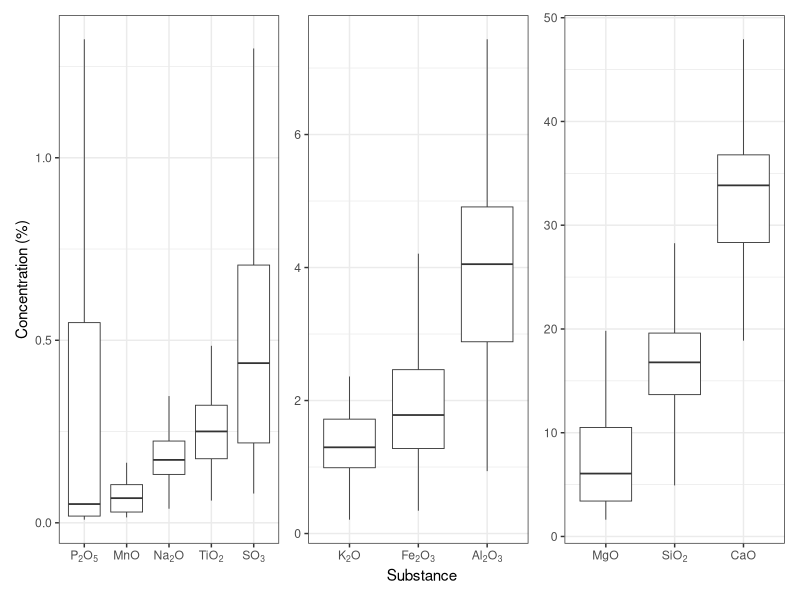
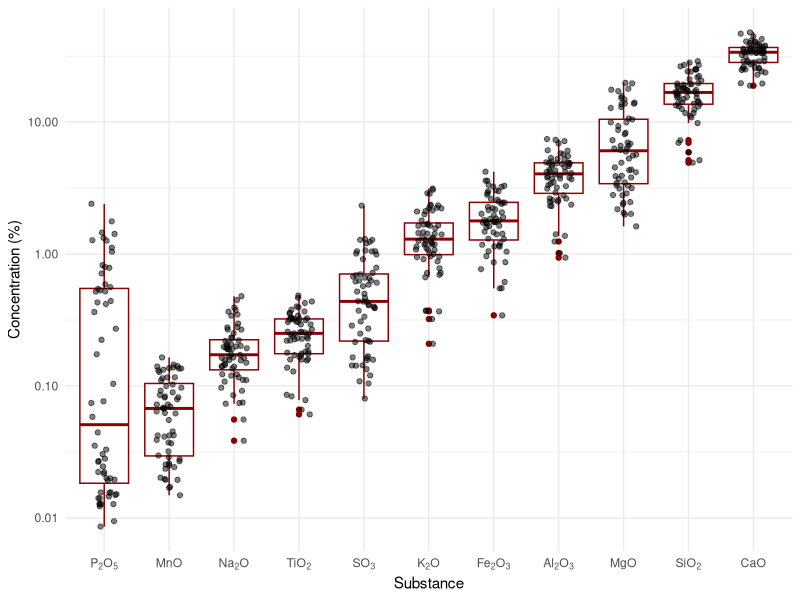
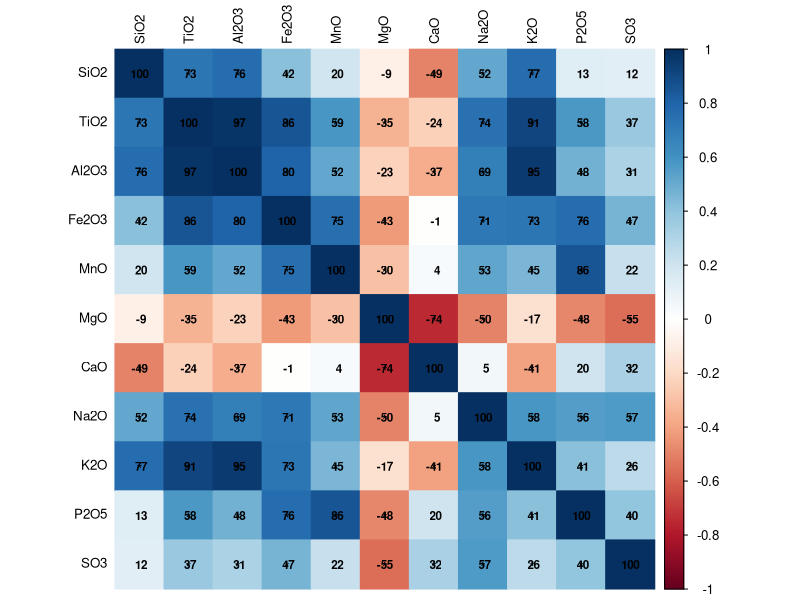
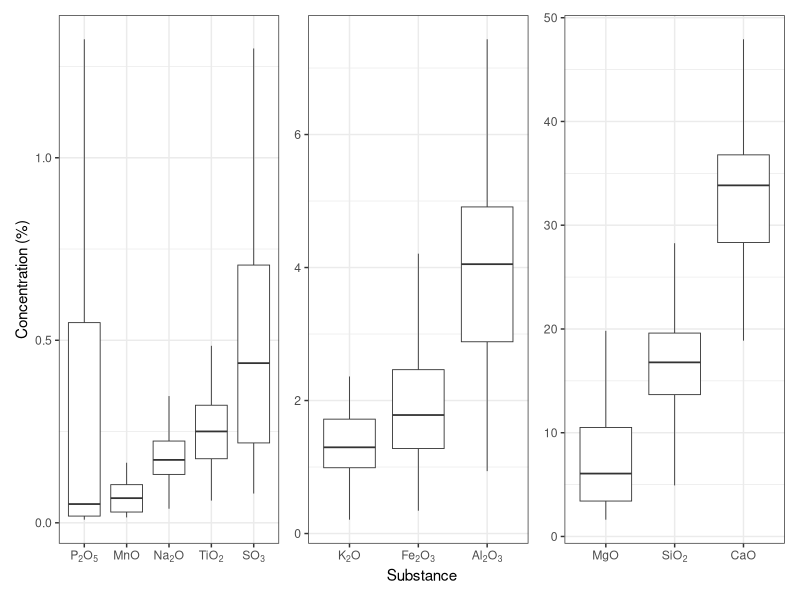

Write the R code that produced these figures, in order. (Note: this script raises an error after producing the figures.)
## ---- chunk 1
knitr::opts_chunk$set(echo = TRUE, warning = FALSE, message = FALSE)

# Load required libraries
library(tidyverse)
library(ggplot2)
library(readxl)
library(patchwork)
library(corrplot)
library(Hmisc)
## ---- chunk 2
# Load data from input folder

dt_fines <- read_excel("input/Fines_Sample_data.xlsx",
    sheet = "XRF", skip = 1)

## ---- chunk 3
# Summary statistics
summary(dt_fines)



names(dt_fines) <- c("Mineralresource", "Deposit", "Samplenumber", "LOI950C", "SiO2", "TiO2", "Al2O3",
"Fe2O3", "MnO", "MgO", "CaO", "Na2O", "K2O", "P2O5",
"SO3")


## ---- chunk 4

# format data for plotting
# pivot longer, excluding non-numeric columns

#exclude LOI950°C 
dt_fines_long <- dt_fines %>%  select(-c("LOI950C"))

dt_fines_long <- dt_fines_long %>%
  pivot_longer(cols = c("SiO2", "TiO2", "Al2O3",
"Fe2O3", "MnO", "MgO", "CaO", "Na2O", "K2O", "P2O5",
"SO3"),
               names_to = "Substance",
               values_to = "Concentration")

# create boxplot, sort x-axis by median concentration
#plot  MgO, SiO2, CaO separately due to scale issues
#start with these

subs_high <- c("MgO",  "SiO2",  "CaO")
subs_medium <- c("Al2O3", "Fe2O3", "K2O")
subs_low <- c("TiO2", "MnO", "P2O5", "Na2O", "SO3")

#refactor the three plots below into a function


## ---- chunk 5

# Create a named vector for chemical formula labels with subscripts
chem_labels <- c(
  "SiO2" = expression(SiO[2]),
  "TiO2" = expression(TiO[2]),
  "Al2O3" = expression(Al[2]*O[3]),
  "Fe2O3" = expression(Fe[2]*O[3]),
  "MnO" = expression(MnO),
  "MgO" = expression(MgO),
  "CaO" = expression(CaO),
  "Na2O" = expression(Na[2]*O),
  "K2O" = expression(K[2]*O),
  "P2O5" = expression(P[2]*O[5]),
  "SO3" = expression(SO[3])
)

boxplot_fines <- function(substances){
  ggplot(dt_fines_long %>% filter(Substance %in% substances),
         aes(x = reorder(Substance, Concentration, FUN = median), y = Concentration)) +
    geom_boxplot(outliers = F,
                 size=0.3) +
    labs(x = "Substance",
         y = "Concentration (%)") +
    scale_x_discrete(labels = chem_labels) +
    theme_bw()
  #  geom_jitter(size = 0.1, alpha = 0.5)
}


a <- boxplot_fines(subs_low)

b <- boxplot_fines(subs_medium)
   
c <- boxplot_fines(subs_high)


# combine plots into a single patchwork object
p <- (a + b + c) + plot_layout(nrow = 1, guides = "collect", axes = "collect")

p_combined <- (a + b + c) + plot_layout(nrow = 1, guides = "collect", axes = "collect")
p_combined  # display combined plot in the document
  #apply theme_bw to all plots


#save to file (png, width=12in, height=6in, res=300)

ggsave("output/boxplot_xrf_fines.png", plot = p_combined, width = 12, height = 6, dpi = 300, scale = 0.6)




## ---- chunk 6

# create boxplot with log y-axis, sort x-axis by median concentration
a_log <- ggplot(dt_fines_long,
       aes(x = reorder(Substance, Concentration, FUN = median), y = Concentration
)) +
  geom_boxplot(color = "darkred") +
  labs(x = "Substance",
       y = "Concentration (%)") +
  theme_minimal()+
  geom_jitter(width = 0.2, alpha = 0.5) +
  scale_y_log10() +
  scale_x_discrete(labels = chem_labels)
a_log



## ---- chunk 7
# Correlation plots between constituents

# Select only the constituent columns (excluding metadata columns)
constituents <- dt_fines %>%
  select(SiO2, TiO2, Al2O3, Fe2O3, MnO, MgO, CaO, Na2O, K2O, P2O5, SO3)

# Calculate Spearman correlation matrix
cor_matrix <- cor(constituents, method = "spearman", use = "complete.obs")

# Calculate p-values for Spearman correlation using Hmisc
cor_result <- rcorr(as.matrix(constituents), type = "spearman")
p_matrix <- cor_result$P

# Create correlation plot
corrplot(cor_matrix, 
         method = "color",           # Fill tiles with colors
         type = "full",              # Show both upper and lower triangle
         col = COL2('RdBu', 200),    # Standard blue to red color scheme
         tl.col = "black",           # Text label color: black
         addCoef.col = "black",      # Coefficient text color: black
         addCoef = TRUE,             # Display correlation coefficients
         p.mat = p_matrix,           # P-value matrix for significance
         sig.level = 0.05,           # Alpha = 0.05
         insig = "label_sig",        # Add significance labels (* for p < 0.05)
         pch.cex = 0.9,              # Size of significance markers
         pch.col = "black",          # Color of significance markers
         number.cex = 0.7,           # Size of correlation coefficients
         tl.cex = 0.8)               # Size of text labels
